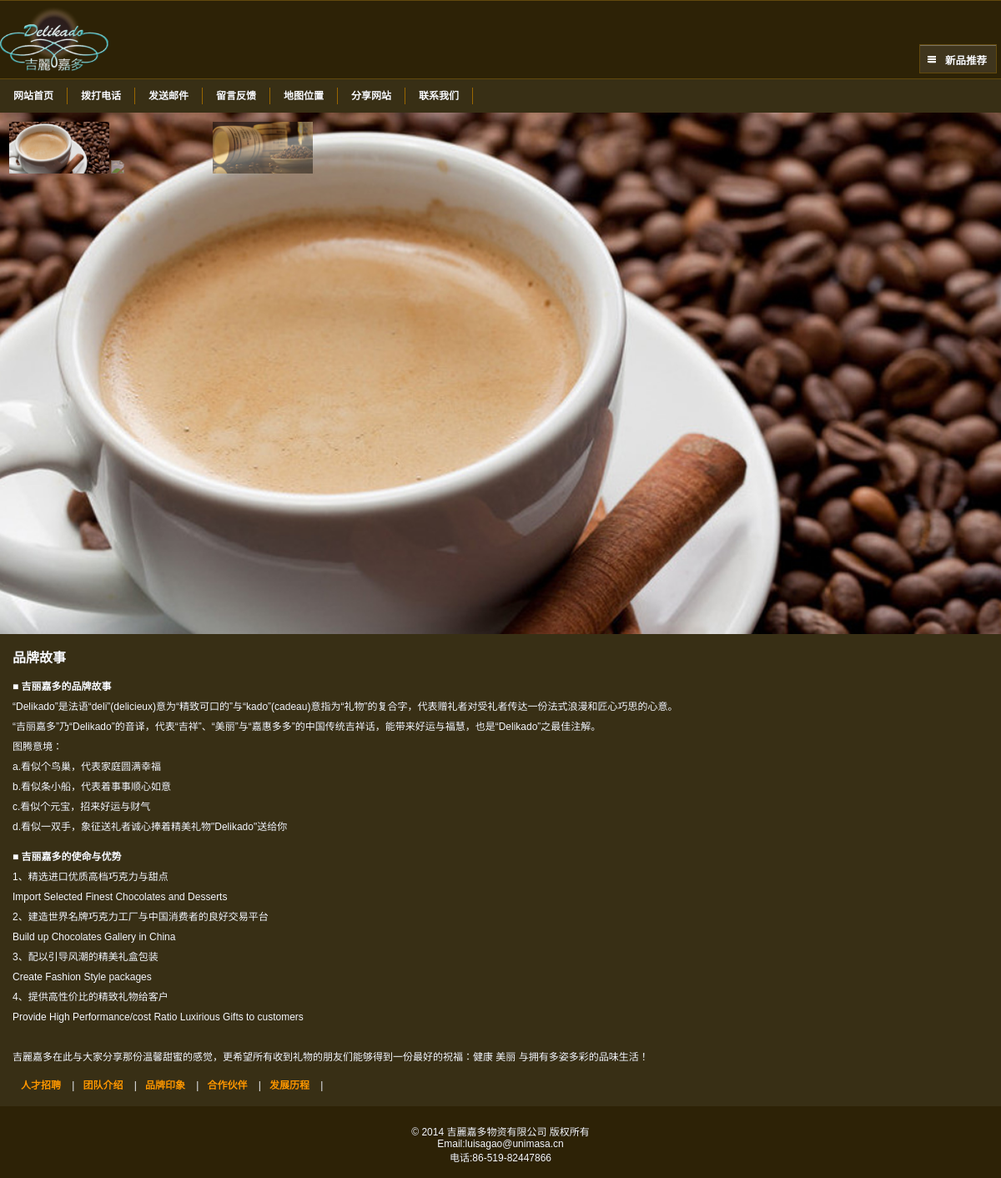
The app's page /about/about.php with its own data.
### tables this page shows
CREATE TABLE `layoutpic` (
  `id_layoutpic` int(11) NOT NULL auto_increment,
  `id_layout` int(11) NOT NULL,
  `id_hr` int(11) NOT NULL,
  `title` varchar(250) NOT NULL,
  `intro` text NOT NULL,
  `url` varchar(250) NOT NULL,
  `opicname` varchar(250) NOT NULL,
  `spicname` varchar(250) NOT NULL,
  `dele` int(1) NOT NULL default '1',
  `type` varchar(3) NOT NULL,
  `indate` datetime NOT NULL,
  `modate` datetime NOT NULL,
  `deldate` datetime NOT NULL,
  `browsecount` int(11) NOT NULL,
  `ordernum` int(11) NOT NULL,
  PRIMARY KEY  (`id_layoutpic`)
);

CREATE TABLE `layout` (
  `id_layout` int(11) NOT NULL auto_increment,
  `lang` int(1) NOT NULL default '1',
  `title` varchar(250) NOT NULL,
  `url` text NOT NULL,
  `intro` text NOT NULL,
  `icon` text NOT NULL,
  `content` text NOT NULL,
  `openstat` int(1) NOT NULL default '1',
  `ordernum` int(11) NOT NULL,
  PRIMARY KEY  (`id_layout`)
);

CREATE TABLE `pagesetpic` (
  `id_pagesetpic` int(11) NOT NULL auto_increment,
  `id_pageset` int(11) NOT NULL,
  `id_hr` int(11) NOT NULL,
  `title` varchar(250) NOT NULL,
  `intro` text NOT NULL,
  `url` varchar(250) NOT NULL,
  `opicname` varchar(250) NOT NULL,
  `spicname` varchar(250) NOT NULL,
  `dele` int(1) NOT NULL default '1',
  `type` varchar(3) NOT NULL,
  `indate` datetime NOT NULL,
  `modate` datetime NOT NULL,
  `deldate` datetime NOT NULL,
  `browsecount` int(11) NOT NULL,
  `ordernum` int(11) NOT NULL,
  PRIMARY KEY  (`id_pagesetpic`)
);

CREATE TABLE `pageset` (
  `id_pageset` int(11) NOT NULL auto_increment,
  `lang` int(1) NOT NULL default '1',
  `title` varchar(250) NOT NULL,
  `intro` text NOT NULL,
  `url` text NOT NULL,
  `pagetitle` text NOT NULL,
  `keywords` text NOT NULL,
  `description` text NOT NULL,
  `content` text NOT NULL,
  `location` int(2) NOT NULL default '1',
  `ordernum` int(11) NOT NULL,
  PRIMARY KEY  (`id_pageset`)
);

### www/inc/config.php (called while the page is built, shortened)
<?php
require_once("mysql.class.php");
$db_hostname="localhost";
$db_username="root";
$db_password="123456";
$db_database="delikado_m";
?>

### www/inc/function.class.php (called while the page is built, shortened)
<?php
$getvars=explode(".",$_SERVER['SCRIPT_NAME']);
$getvars=explode("/",substr($_SERVER['REQUEST_URI'],strlen($getvars[0])));
$objDB=new mysql($db_hostname,$db_username,$db_password,$db_database);
$strSQL = "select iscopy,otherheader,title,keywords,description,icp,mapcode,statistics,weburl,newsnum,productnum,bannertime,rmailbox as mail,smailbox as tel from siteset where id_siteset=1" ;
$objDB->Execute($strSQL);
function getlayoutinfo($lid,$tableField){
global	 $objDB;
$strSQL = "select $tableField from layout where id_layout='".$lid."'" ;
$objDB->Execute($strSQL);
$getlayoutinfo=$objDB->fields();
return $getlayoutinfo;
}
function getlayoutpic($lid,$postion){
global	 $objDB;
$strSQL = "select opicname as pic from layoutpic  where id_layout ='".$lid."' order by  ordernum asc limit $postion,1" ;
$objDB->Execute($strSQL);
$arronepic=$objDB->fields();
return $arronepic[pic];
}
function getlayoutpicnuminfo($lid,$num,$tableField){
global	 $objDB;
$strSQL = "select $tableField from layoutpic  where id_layout ='".$lid."' order by  ordernum asc limit 0,$num" ;
$objDB->Execute($strSQL);
$arrallpicinfo=$objDB->GetRows();
return $arrallpicinfo;
}
function getpagesetinfo($pageid,$tableField){
global	 $objDB;
$strSQL = "select $tableField from pageset  where id_pageset='".$pageid."'" ;
$objDB->Execute($strSQL);
$getpagesetinfo=$objDB->fields();
return $getpagesetinfo;
}
function getpagesetpicnuminfo($lid,$num,$tableField){
global	 $objDB;
$strSQL = "select $tableField from pagesetpic  where id_pageset ='".$lid."' order by  ordernum asc limit 0,$num" ;
$objDB->Execute($strSQL);
$arrallpicinfo=$objDB->GetRows();
return $arrallpicinfo;
}
function getallpagesetinfo($lang,$location,$tableField){
global	 $objDB;
$strSQL = "select $tableField from pageset where lang=$lang and location in ($location) order by ordernum desc" ;
$objDB->Execute($strSQL);
$getallpagesetinfo=$objDB->GetRows();
return $getallpagesetinfo;
}
?>

### www/inc/cn_about_core.php (called while the page is built, shortened)
<?php
require "../inc/config.php";
require "../inc/function.class.php";
$pageid=$getvars[1];
if(trim($pageid)==''){$pageid=20;}
$str=getpagesetinfo($pageid,'title,content,intro,pagetitle,keywords,description');
?>

### www/about/about.php (the view, shortened to what this page needs)
<?php
require "../inc/cn_about_core.php";
?>
<!DOCTYPE HTML>
<html>
<head>
<link rel="stylesheet" type="text/css" href="/inc/css/jquery.mobile.theme-1.3.1.css">
<link rel="stylesheet" type="text/css" href="/inc/css/jquery.mobile.structure-1.3.1.css">
<link rel="stylesheet" type="text/css" href="/inc/css/resetui.css">
</head>
<body <?php if($setinfo[iscopy]=='1'){echo ' oncontextmenu="return false" onselectstart="return false" ondragstart="return false" onbeforecopy="return false"';}?>>
<div data-role="page" id="about" class="webapp" >
<? require "../header.php"; ?>
<div data-role="content"  data-theme="a" >
<? require "../menu.php"; ?>
  <div style="position:relative">
  <div class="innerslider" >
          <ul class="slides" id="bannerslide">
            <? $getpicnuminfo=getpagesetpicnuminfo($pageid,9,'opicname as pic');
               for($i=0;$i<sizeof($getpicnuminfo);$i++){
              ?>
              <li  data-thumb="/upload/layout/<?=$getpicnuminfo[$i][pic]?>"><img src="/upload/layout/<?=$getpicnuminfo[$i][pic]?>" /></li>
            <? }?>
          </ul>
</div>
  </div>
  <div id="onepageview">
  <h2><?=$str[title];?></h2>
  <?=$str[content];?>
  <div id="submenubox">
  <div id="wrapper_submenu">
	<div id="scroller_submenu">
		<ul id="thelist">
 <?
    $getallpagesetinfo=getallpagesetinfo(1,'3','title,id_pageset as id');
	for($i=0;$i<sizeof($getallpagesetinfo);$i++){
		$flienameurl='/about/about.php/'.$getallpagesetinfo[$i][id].'/.html';
	?>
      <li><a href="<?=$flienameurl;?>"><?=$getallpagesetinfo[$i][title]?></a> |</li>
         <? }?>
		</ul>
	</div>
   </div>
  </div>
  </div>
</div>
<? require "../footer.php"; ?>
</div>
</body>
</html>

### www/header.php (shortened to what this page needs)
<div data-role="header" data-theme="a">
   <div id="logo"><a href="/"><img src="/upload/layout/<?=getlayoutpic(15,0);?>" width="130" ></a></div>
 <div id="menu" data-role="header" data-theme="a">
 <a href="#right-panel"data-icon="bars" data-iconpos="" data-shadow="false" data-iconshadow="false"><? $getlayoutinfo=getlayoutinfo(23,'intro');echo nl2br($getlayoutinfo[intro]);?></a></p>
  </div>
</div>

### www/menu.php
<div id="menubox">
  <div id="wrapper_menu">
	<div id="scroller_menu">
		<ul id="thelist">
             <?
			  $getpicnuminfo=getlayoutpicnuminfo(18,99,'title,url');
               for($i=0;$i<sizeof($getpicnuminfo);$i++){
              ?>
       <li><a href="<?=$getpicnuminfo[$i][url]?>"><?=$getpicnuminfo[$i][title]?></a></li>
         <? }?>
		</ul>
	</div>
   </div>
  </div>

### www/footer.php
<div data-role="footer" data-theme="a" style="padding:5px; border:none;">
  <div id="ftext">
   <p><br> <? $getlayoutinfo=getlayoutinfo(10,'intro');echo nl2br($getlayoutinfo[intro]);?></p>
  </div>
</div>

### records on screen
layoutpic: opicname (picture)
layout: intro "新品推荐"
layoutpic: title "网站首页"
layoutpic: title "拨打电话"
layoutpic: title "发送邮件"
layoutpic: title "留言反馈"
layoutpic: title "地图位置"
layoutpic: title "分享网站"
layoutpic: title "联系我们"
pagesetpic: opicname (picture)
pageset: title "品牌故事", content "■ 吉丽嘉多的品牌故事 “Delikado”是法语“deli”(delicieux)意为“精致可口的”与“kado”(cadeau)意指为“礼物”的复合字，代表赠礼者对受礼者传达一份法式浪漫和匠心巧思的心意。 “吉丽嘉多”乃“Delikado”的音译，代表“吉祥”、“美丽”与“嘉惠多多”的中国传统吉祥话，能带来好运与福慧，也是“Delikado”之最佳注解。 图腾意境： a.看似个鸟巢，代表家庭圆满幸福 b.看似条小船，代表着事事顺心如意 c.看似个元宝，招来好运与财气 d.看似一双手，象征送礼者诚心捧着精美礼物\"Delikado\"送给你 ■ 吉丽嘉多的使命与优势 1、精选进口优质高档巧克力与甜点 Import Selected Finest Chocolates and Desserts 2、建造世界名牌巧克力工厂与中国消费者的良好交易平台 Build up Chocolates Gallery in China 3、配以引导风潮的精美礼盒包装 Create Fashion Style packages 4、提供高性价比的精致礼物给客户 Provide High Performance/cost Ratio Luxirious Gifts to customers 吉麗嘉多在此与大家分享那份温馨甜蜜的感觉，更希望所有收到礼物的朋友们能够得到一份最好的祝福：健康 美丽 与拥有多姿多彩的品味生活！"
pageset: title "人才招聘"
pageset: title "团队介绍"
pageset: title "品牌印象"
pageset: title "合作伙伴"
pageset: title "发展历程"
layout: intro "© 2014 吉麗嘉多物资有限公司 版权所有 Email:luisagao@unimasa.cn 电话:86-519-82447866"
